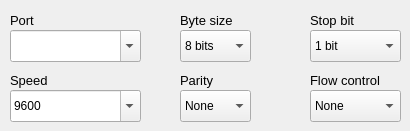
        <widget class="QWidget" name="tab_serial_3">
         <attribute name="title">
          <string>Serial</string>
         </attribute>
         <widget class="QLabel" name="label_79">
          <property name="geometry">
           <rect>
            <x>180</x>
            <y>70</y>
            <width>90</width>
            <height>21</height>
           </rect>
          </property>
          <property name="font">
           <font>
            <pointsize>10</pointsize>
            <weight>50</weight>
            <bold>false</bold>
           </font>
          </property>
          <property name="text">
           <string>Parity</string>
          </property>
         </widget>
         <widget class="QLabel" name="label_80">
          <property name="geometry">
           <rect>
            <x>310</x>
            <y>10</y>
            <width>90</width>
            <height>21</height>
           </rect>
          </property>
          <property name="font">
           <font>
            <pointsize>10</pointsize>
            <weight>50</weight>
            <bold>false</bold>
           </font>
          </property>
          <property name="text">
           <string>Stop bit</string>
          </property>
         </widget>
         <widget class="QLabel" name="label_81">
          <property name="geometry">
           <rect>
            <x>310</x>
            <y>70</y>
            <width>90</width>
            <height>21</height>
           </rect>
          </property>
          <property name="font">
           <font>
            <pointsize>10</pointsize>
            <weight>50</weight>
            <bold>false</bold>
           </font>
          </property>
          <property name="text">
           <string>Flow control</string>
          </property>
         </widget>
         <widget class="QComboBox" name="comboBox_str2str_out_ser_parity_3">
          <property name="geometry">
           <rect>
            <x>180</x>
            <y>90</y>
            <width>71</width>
            <height>32</height>
           </rect>
          </property>
          <item>
           <property name="text">
            <string>None</string>
           </property>
          </item>
          <item>
           <property name="text">
            <string>Even</string>
           </property>
          </item>
          <item>
           <property name="text">
            <string>Odd</string>
           </property>
          </item>
         </widget>
         <widget class="QComboBox" name="comboBox_str2str_out_ser_bsize_3">
          <property name="geometry">
           <rect>
            <x>180</x>
            <y>30</y>
            <width>71</width>
            <height>32</height>
           </rect>
          </property>
          <property name="currentIndex">
           <number>1</number>
          </property>
          <item>
           <property name="text">
            <string>7 bits</string>
           </property>
          </item>
          <item>
           <property name="text">
            <string>8 bits</string>
           </property>
          </item>
         </widget>
         <widget class="QLabel" name="label_82">
          <property name="geometry">
           <rect>
            <x>180</x>
            <y>10</y>
            <width>90</width>
            <height>21</height>
           </rect>
          </property>
          <property name="font">
           <font>
            <pointsize>10</pointsize>
            <weight>50</weight>
            <bold>false</bold>
           </font>
          </property>
          <property name="text">
           <string>Byte size</string>
          </property>
         </widget>
         <widget class="QComboBox" name="comboBox_str2str_out_ser_stopb_3">
          <property name="geometry">
           <rect>
            <x>310</x>
            <y>30</y>
            <width>91</width>
            <height>32</height>
           </rect>
          </property>
          <item>
           <property name="text">
            <string>1 bit</string>
           </property>
          </item>
          <item>
           <property name="text">
            <string>2 bits</string>
           </property>
          </item>
         </widget>
         <widget class="QComboBox" name="comboBox_str2str_out_ser_port_3">
          <property name="geometry">
           <rect>
            <x>10</x>
            <y>30</y>
            <width>131</width>
            <height>32</height>
           </rect>
          </property>
          <property name="editable">
           <bool>true</bool>
          </property>
         </widget>
         <widget class="QLabel" name="label_83">
          <property name="geometry">
           <rect>
            <x>10</x>
            <y>70</y>
            <width>90</width>
            <height>21</height>
           </rect>
          </property>
          <property name="font">
           <font>
            <pointsize>10</pointsize>
            <weight>50</weight>
            <bold>false</bold>
           </font>
          </property>
          <property name="text">
           <string>Speed</string>
          </property>
         </widget>
         <widget class="QComboBox" name="comboBox_str2str_out_ser_speed_3">
          <property name="geometry">
           <rect>
            <x>10</x>
            <y>90</y>
            <width>131</width>
            <height>32</height>
           </rect>
          </property>
          <property name="editable">
           <bool>true</bool>
          </property>
          <property name="currentIndex">
           <number>5</number>
          </property>
          <item>
           <property name="text">
            <string>300</string>
           </property>
          </item>
          <item>
           <property name="text">
            <string>600</string>
           </property>
          </item>
          <item>
           <property name="text">
            <string>1200</string>
           </property>
          </item>
          <item>
           <property name="text">
            <string>2400</string>
           </property>
          </item>
          <item>
           <property name="text">
            <string>4800</string>
           </property>
          </item>
          <item>
           <property name="text">
            <string>9600</string>
           </property>
          </item>
          <item>
           <property name="text">
            <string>19200</string>
           </property>
          </item>
          <item>
           <property name="text">
            <string>38400</string>
           </property>
          </item>
          <item>
           <property name="text">
            <string>57600</string>
           </property>
          </item>
          <item>
           <property name="text">
            <string>115200</string>
           </property>
          </item>
          <item>
           <property name="text">
            <string>230400</string>
           </property>
          </item>
          <item>
           <property name="text">
            <string>460800</string>
           </property>
          </item>
          <item>
           <property name="text">
            <string>921600</string>
           </property>
          </item>
         </widget>
         <widget class="QComboBox" name="comboBox_str2str_out_ser_fctr_3">
          <property name="geometry">
           <rect>
            <x>310</x>
            <y>90</y>
            <width>91</width>
            <height>32</height>
           </rect>
          </property>
          <item>
           <property name="text">
            <string>None</string>
           </property>
          </item>
          <item>
           <property name="text">
            <string>RTS/CTS</string>
           </property>
          </item>
         </widget>
         <widget class="QLabel" name="label_84">
          <property name="geometry">
           <rect>
            <x>10</x>
            <y>10</y>
            <width>90</width>
            <height>21</height>
           </rect>
          </property>
          <property name="font">
           <font>
            <pointsize>10</pointsize>
            <weight>50</weight>
            <bold>false</bold>
           </font>
          </property>
          <property name="text">
           <string>Port</string>
          </property>
         </widget>
        </widget>
